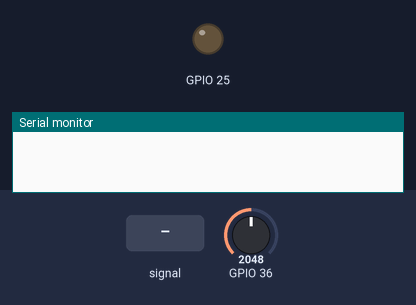
Recording of a sketch running on a simulated ESP32. Shown: output pins drawn as LEDs (lit = HIGH), the last lines printed to the serial monitor. The test bench sets the inputs (shaded band); at power-on: GPIO 36 = 2048.

Above: at 0.0 s.
At 1.3 s:
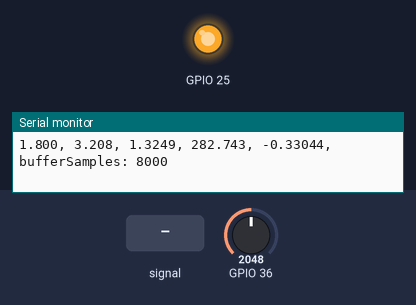
Timing chart, 0 to 1.4 s (numbered marks = the images above; inputs shaded):
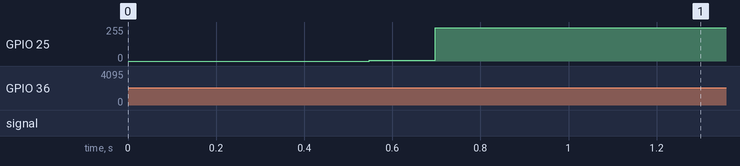

The sketch:

reinvented.ino
```cpp
// AC Line Analyzer — robust PLL + Goertzel phase sync for 50 Hz
// Target: ESP32 (adc1_get_raw, dac_output_voltage). Adapt if on different platform.

#include <Arduino.h>
#include <driver/adc.h>
#include <driver/dac.h>
#include <math.h>

// ----- Configuration -----
static constexpr float TARGET_FREQ = 50.0f;         // Hz we want to lock to
static constexpr float FS = 10000.0f;               // sampling frequency (Hz)
static constexpr float TS = 1.0f / FS;              // sampling period (s)
static constexpr int BUFFER_SIZE = 200;             // samples (200 @10kHz == 20ms == 1 cycle)
static constexpr int CORRELATION_UPDATE_INTERVAL = 1000; // samples (100ms)
static constexpr float ADC_VREF = 3.6f;             // measured ADC full-scale (set to your board ADC ref)
static constexpr float DAC_VREF = 3.3f;             // ESP32 DAC typical full-scale
static constexpr int ADC_CHANNEL = ADC1_CHANNEL_0;  // GPIO36
static constexpr dac_channel_t DAC_CHANNEL = DAC_CHANNEL_1; // GPIO25

// PLL loop gains (tune for stability & lock speed)
static constexpr float PLL_KP = 500.0f;   // proportional gain (rad/s per rad phase error)
static constexpr float PLL_KI = 1000.0f;  // integral gain (rad/s per rad * s)
static constexpr float OMEGA_NOMINAL = 2.0f * M_PI * TARGET_FREQ; // rad/s nominal (50Hz)
static constexpr float OMEGA_MIN = 2.0f * M_PI * 45.0f;
static constexpr float OMEGA_MAX = 2.0f * M_PI * 55.0f;

// Output amplitude (peak) and offsets
static constexpr float VOUT_AMP = 1.6f;   // V peak for generated sine (tune)
static constexpr float ADC_OFFSET = ADC_VREF / 2.0f; // approximate DC midpoint seen by ADC

// Simple 1-pole IIR smoothing for phase error
static constexpr float PHASE_ERR_ALPHA = 0.2f; // [0..1] higher -> faster response

// ----- Buffers & state -----
float vgrid_buffer[BUFFER_SIZE];
float vout_buffer[BUFFER_SIZE];
int buffer_index = 0;
unsigned long samples_collected = 0;
int correlation_counter = 0;

volatile float theta = 0.0f;          // NCO phase (rad)
volatile float omega = OMEGA_NOMINAL; // NCO angular frequency (rad/s)
float integrator = 0.0f;              // PI integrator for frequency control

// Smoothed phase error from Goertzel
float smoothed_phase_error = 0.0f;

// Timing
unsigned long nextMicros = 0;

// ----- Utility: wrap to -PI..PI -----
static inline float wrapPI(float x) {
  while (x > M_PI) x -= 2.0f * M_PI;
  while (x <= -M_PI) x += 2.0f * M_PI;
  return x;
}

// ----- Goertzel algorithm for single target freq -----
// Computes magnitude and phase of the target frequency in "data" of length N.
// Phase returned is in radians, relative to the first sample (index 0).
void goertzel(const float *data, int N, float targetFreq, float Fs, float &mag, float &phase) {
  if (N <= 0) { mag = 0.0f; phase = 0.0f; return; }
  int k = (int)(0.5f + ((float)N * targetFreq) / Fs);
  float omega_g = (2.0f * M_PI * k) / (float)N;
  float coeff = 2.0f * cosf(omega_g);

  float s_prev = 0.0f, s_prev2 = 0.0f;
  for (int i = 0; i < N; ++i) {
    float s = data[i] + coeff * s_prev - s_prev2;
    s_prev2 = s_prev;
    s_prev = s;
  }

  float real = s_prev - s_prev2 * cosf(omega_g);
  float imag = s_prev2 * sinf(omega_g);
  mag = sqrtf(real * real + imag * imag);
  phase = atan2f(imag, real); // phase of the complex phasor
}

// ----- Setup -----
void setup() {
  Serial.begin(115200);
  delay(100);

  // ADC init
  adc1_config_width(ADC_WIDTH_BIT_12);
  adc1_config_channel_atten(ADC_CHANNEL, ADC_ATTEN_DB_11);

  // DAC init
  dac_output_enable(DAC_CHANNEL);

  // Zero-out buffers
  for (int i = 0; i < BUFFER_SIZE; ++i) {
    vgrid_buffer[i] = 0.0f;
    vout_buffer[i] = 0.0f;
  }

  nextMicros = micros();

  Serial.println("Robust AC Line Analyzer (DPLL + Goertzel) initialized");
  Serial.println("Columns: vgrid(V), vout(V), theta(rad), omega(rad/s), phi_err(rad), goertzel_mag(V), samples_collected");
}

// ----- Main loop (polling sampler timed with micros) -----
void loop() {
  // Wait until next sample time (busy wait — accurate enough for moderate sample rates).
  // This keeps consistent sampling interval without using delayMicroseconds which accumulates jitter.
  unsigned long now;
  do {
    now = micros();
    // If we fell too far behind (e.g. Serial blocking), resync
    if (now - nextMicros > 1000000UL) {
      nextMicros = now;
      break;
    }
  } while (now < nextMicros);

  // schedule next sample
  nextMicros += (unsigned long)(TS * 1e6f + 0.5f); // in microseconds

  // ---- SAMPLE ADC ----
  int raw = adc1_get_raw(ADC_CHANNEL);
  // convert raw 12-bit to volts (approx). Tune ADC_VREF if necessary.
  float vgrid = ((float)raw) * ADC_VREF / 4095.0f;
  // center to approx zero (assumes half-scale bias in front-end)
  vgrid -= ADC_OFFSET;

  // store measured sample
  vgrid_buffer[buffer_index] = vgrid;

  // ---- NCO / generate reference ----
  // update theta by current omega
  theta += omega * TS;
  theta = wrapPI(theta);

  // create vout (sine centered at zero)
  float vout = VOUT_AMP * sinf(theta);
  vout_buffer[buffer_index] = vout;

  // write to DAC (map from [-Vout_max, +Vout_max] to [0..255])
  float dac_center = DAC_VREF / 2.0f;
  float dac_val_f = (vout + dac_center); // offset to 0..Vref
  // scale to 0..255
  int dac_int = (int)roundf(constrain(dac_val_f / DAC_VREF * 255.0f, 0.0f, 255.0f));
  dac_output_voltage(DAC_CHANNEL, (uint8_t)dac_int);

  // advance buffer pointer
  buffer_index = (buffer_index + 1) % BUFFER_SIZE;
  samples_collected++;
  correlation_counter++;

  // ---- Periodic Goertzel + PLL correction ----
  if (correlation_counter >= CORRELATION_UPDATE_INTERVAL && samples_collected >= (unsigned long)BUFFER_SIZE) {
    correlation_counter = 0;

    // Compute phasor for grid and our output (both over the same buffer)
    float mag_grid = 0.0f, phase_grid = 0.0f;
    float mag_out = 0.0f, phase_out = 0.0f;

    // Goertzel on measured grid buffer and output buffer
    goertzel(vgrid_buffer, BUFFER_SIZE, TARGET_FREQ, FS, mag_grid, phase_grid);
    goertzel(vout_buffer, BUFFER_SIZE, TARGET_FREQ, FS, mag_out, phase_out);

    // The difference is the phase error (phase_grid - phase_out)
    float raw_phase_error = wrapPI(phase_grid - phase_out);

    // Smooth the phase error to reduce jitter
    smoothed_phase_error = PHASE_ERR_ALPHA * raw_phase_error + (1.0f - PHASE_ERR_ALPHA) * smoothed_phase_error;

    // PLL PI controller to adjust omega (rad/s)
    // proportional term
    float pterm = PLL_KP * smoothed_phase_error;
    // integrate
    integrator += PLL_KI * smoothed_phase_error * (CORRELATION_UPDATE_INTERVAL * TS); // approximate dt
    // anti-windup
    if (integrator > (OMEGA_MAX - OMEGA_NOMINAL)) integrator = (OMEGA_MAX - OMEGA_NOMINAL);
    if (integrator < (OMEGA_MIN - OMEGA_NOMINAL)) integrator = (OMEGA_MIN - OMEGA_NOMINAL);

    // new omega
    omega = OMEGA_NOMINAL + pterm + integrator;
    // clamp
    if (omega > OMEGA_MAX) omega = OMEGA_MAX;
    if (omega < OMEGA_MIN) omega = OMEGA_MIN;

    // Apply a small phase nudging to theta to reduce steady-state phase error.
    // We apply a fraction of smoothed_phase_error as a correction to the NCO phase.
    const float PHASE_NUDGE_GAIN = 0.05f; // small value, tune as needed
    theta = wrapPI(theta + PHASE_NUDGE_GAIN * smoothed_phase_error);

    // Diagnostics
    float rms_grid = 0.0f;
    for (int i = 0; i < BUFFER_SIZE; ++i) rms_grid += vgrid_buffer[i] * vgrid_buffer[i];
    rms_grid = sqrtf(rms_grid / BUFFER_SIZE);

    Serial.print("GridV: ");
    Serial.print(rms_grid, 3);
    Serial.print(" V_rms, Mag: ");
    Serial.print(mag_grid, 4);
    Serial.print(", PhaseErr: ");
    Serial.print(smoothed_phase_error, 5);
    Serial.print(" rad, Omega: ");
    Serial.print(omega, 3);
    Serial.print(" rad/s (");
    Serial.print(omega / (2.0f * M_PI), 4);
    Serial.println(" Hz)");
  }

  // Periodic human-friendly printing (not every sample)
  static int print_counter = 0;
  print_counter++;
  if (print_counter >= 200) { // print every 200 samples (~20 ms)
    print_counter = 0;
    float rms_display = 0.0f;
    for (int i=0; i<BUFFER_SIZE; ++i) rms_display += vgrid_buffer[i]*vgrid_buffer[i];
    rms_display = sqrtf(rms_display / BUFFER_SIZE);
    Serial.print(vgrid + ADC_OFFSET, 3); // measured raw-ish value
    Serial.print(", ");
    Serial.print(vout + DAC_VREF/2.0f, 3);
    Serial.print(", ");
    Serial.print(theta, 4);
    Serial.print(", ");
    Serial.print(omega, 3);
    Serial.print(", ");
    Serial.print(smoothed_phase_error, 5);
    Serial.print(", bufferSamples: ");
    Serial.println(samples_collected);
  }
}
```
